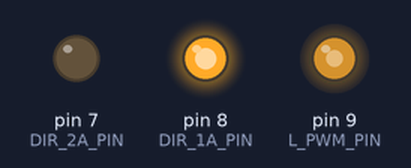
A program run on a simulated Arduino Uno, built with avr-gcc and run on an emulated ATmega328P. On the bench: output pins drawn as LEDs (lit = HIGH).

Above: at 0.05 s.
At 3.95 s:
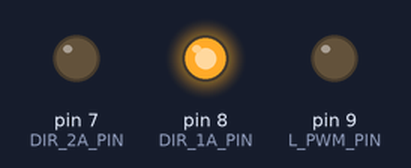
At 5.95 s:
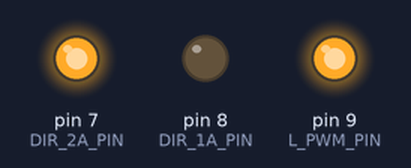
At 7.95 s:
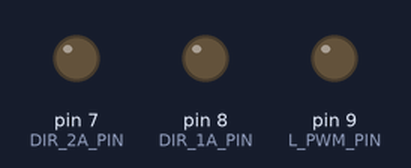
Timing chart, 0 to 10.4 s (numbered marks = the images above):
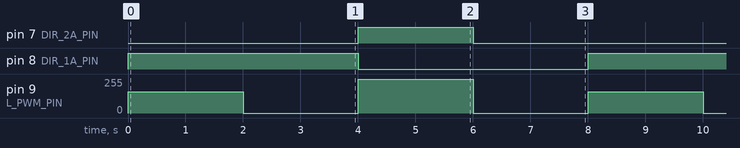

The program:

main.cpp
```cpp
#include <Arduino.h>

#define L_PWM_PIN 9
#define DIR_1A_PIN 8
#define DIR_2A_PIN 7

void setup() {
  pinMode(L_PWM_PIN, OUTPUT);
  pinMode(DIR_1A_PIN, OUTPUT);
  pinMode(DIR_2A_PIN, OUTPUT);
}

void loop() {
  // ONE DIRECTION AT HALF SPEED
  digitalWrite(DIR_1A_PIN, HIGH);
  digitalWrite(DIR_2A_PIN, LOW);
  analogWrite(L_PWM_PIN, 160);
  delay(2000);

  // STOP SPINNING
  analogWrite(L_PWM_PIN, 0);
  delay(2000);

  // OTHER DIRECTION AT FULL SPEED
  digitalWrite(DIR_1A_PIN, LOW);
  digitalWrite(DIR_2A_PIN, HIGH);
  analogWrite(L_PWM_PIN, 255);
  delay(2000);

  // BRAKE
  digitalWrite(DIR_1A_PIN, LOW);
  digitalWrite(DIR_2A_PIN, LOW);
  analogWrite(L_PWM_PIN, 0);
  delay(2000);
}
```

Measured:
- by itself, pin 7 (DIR_2A_PIN): alternates HIGH for 2.0 s and LOW for 6.0 s
- by itself, pin 8 (DIR_1A_PIN): alternates HIGH for 4.0 s and LOW for 4.0 s
- by itself, pin 9 (L_PWM_PIN): repeats every 8.0 s: 0/255 2.0 s, 255/255 2.0 s, 0/255 2.0 s, 160/255 2.0 s
